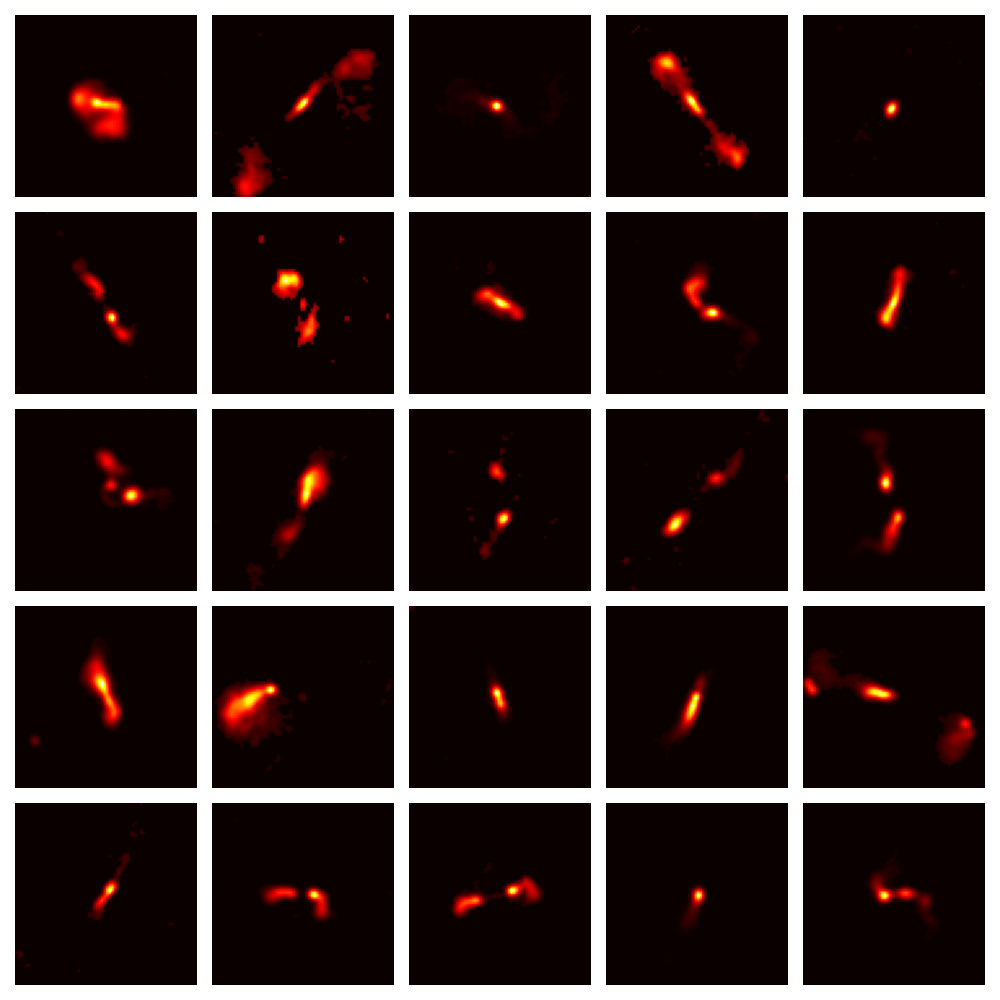

Python code for this plot:
import torchvision.transforms as T
import matplotlib.pyplot as plt
import numpy as np

from torch.utils.data import DataLoader
from torchvision.transforms.functional import center_crop

from byol.datasets import MiraBest_F, RGZ108k
from byol.paths import Path_Handler, create_path

paths = Path_Handler()._dict()

# rgz = RGZ108k(
#     root=paths["rgz"],
#     transform=T.ToTensor(),
#     remove_duplicates=False,
#     crop_resize=True,
#     cut_threshold=20,
# )

# X, _ = next(iter(DataLoader(rgz, 25, shuffle=False)))

# # Plot the first 25 images in the dataset as a 5x5 grid
# # Hide axes in each subplot
# fig, ax = plt.subplots(5, 5, figsize=(10, 10))
# for i in range(5):
#     for j in range(5):
#         ax[i, j].imshow(X[i * 5 + j].squeeze(), cmap="hot")
#         ax[i, j].axis("off")
# plt.tight_layout()
# plt.savefig("test.png")

mb = MiraBest_F(root=paths["mb"], transform=T.ToTensor())

imgs = []
for img, _ in DataLoader(mb, 1):
    imgs.append(center_crop(img, 70).squeeze())
    img = img.numpy()
    if np.max(img) > 0.98:
        img[img > 0.98] = 1.2


fig, ax = plt.subplots(5, 5, figsize=(10, 10))
for i in range(5):
    for j in range(5):
        ax[i, j].imshow(imgs[i * 5 + j], cmap="hot")
        ax[i, j].axis("off")
plt.tight_layout()
plt.savefig("test.png")
